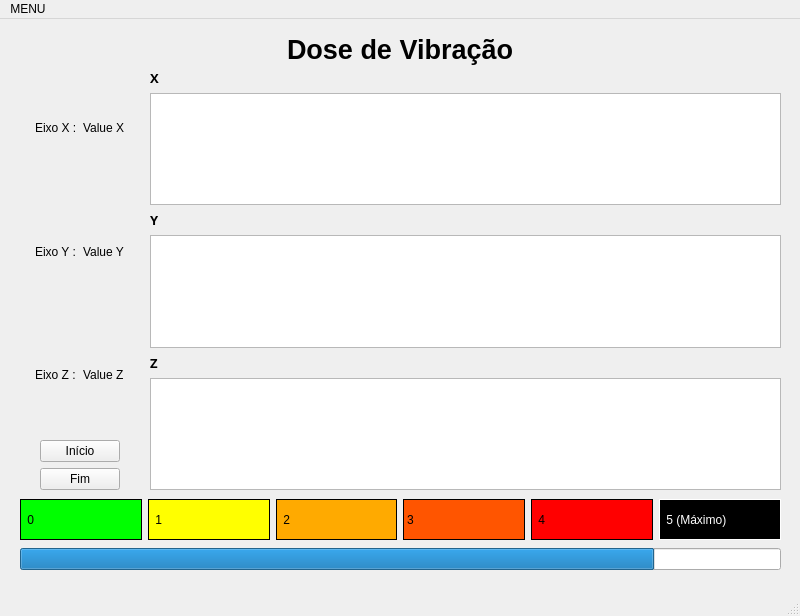
<?xml version="1.0" encoding="UTF-8"?>
<ui version="4.0">
 <class>MainWindow</class>
 <widget class="QMainWindow" name="MainWindow">
  <property name="geometry">
   <rect>
    <x>0</x>
    <y>0</y>
    <width>800</width>
    <height>616</height>
   </rect>
  </property>
  <property name="windowTitle">
   <string>SensorsProject - Dose</string>
  </property>
  <widget class="QWidget" name="centralwidget">
   <widget class="QWidget" name="gridLayoutWidget">
    <property name="geometry">
     <rect>
      <x>150</x>
      <y>50</y>
      <width>631</width>
      <height>421</height>
     </rect>
    </property>
    <layout class="QGridLayout" name="graphs_grid">
     <item row="5" column="0">
      <widget class="QGraphicsView" name="z_graph"/>
     </item>
     <item row="1" column="0">
      <widget class="QGraphicsView" name="x_graph"/>
     </item>
     <item row="0" column="0">
      <widget class="QLabel" name="x_label">
       <property name="font">
        <font>
         <family>Arial Black</family>
         <pointsize>10</pointsize>
         <weight>75</weight>
         <bold>true</bold>
        </font>
       </property>
       <property name="text">
        <string>X</string>
       </property>
      </widget>
     </item>
     <item row="3" column="0">
      <widget class="QGraphicsView" name="y_graph"/>
     </item>
     <item row="4" column="0">
      <widget class="QLabel" name="z_label">
       <property name="font">
        <font>
         <family>Arial Black</family>
         <pointsize>10</pointsize>
         <weight>75</weight>
         <bold>true</bold>
        </font>
       </property>
       <property name="text">
        <string>Z</string>
       </property>
      </widget>
     </item>
     <item row="2" column="0">
      <widget class="QLabel" name="y_label">
       <property name="font">
        <font>
         <family>Arial Black</family>
         <pointsize>10</pointsize>
         <weight>75</weight>
         <bold>true</bold>
        </font>
       </property>
       <property name="text">
        <string>Y</string>
       </property>
      </widget>
     </item>
    </layout>
   </widget>
   <widget class="QWidget" name="gridLayoutWidget_2">
    <property name="geometry">
     <rect>
      <x>20</x>
      <y>480</y>
      <width>761</width>
      <height>41</height>
     </rect>
    </property>
    <layout class="QGridLayout" name="flags_grid">
     <item row="0" column="0">
      <layout class="QHBoxLayout" name="horizontalLayout">
       <item>
        <widget class="QLabel" name="label_2">
         <property name="styleSheet">
          <string notr="true">background-color: rgb(0, 255, 0);</string>
         </property>
         <property name="frameShape">
          <enum>QFrame::Box</enum>
         </property>
         <property name="text">
          <string> 0</string>
         </property>
        </widget>
       </item>
       <item>
        <widget class="QLabel" name="label_6">
         <property name="styleSheet">
          <string notr="true">background-color: rgb(255, 255, 0);</string>
         </property>
         <property name="frameShape">
          <enum>QFrame::Box</enum>
         </property>
         <property name="text">
          <string> 1</string>
         </property>
        </widget>
       </item>
       <item>
        <widget class="QLabel" name="label">
         <property name="styleSheet">
          <string notr="true">background-color: rgb(255, 170, 0);</string>
         </property>
         <property name="frameShape">
          <enum>QFrame::Box</enum>
         </property>
         <property name="text">
          <string> 2</string>
         </property>
        </widget>
       </item>
       <item>
        <widget class="QLabel" name="label_4">
         <property name="styleSheet">
          <string notr="true">background-color: rgb(255, 85, 0);</string>
         </property>
         <property name="frameShape">
          <enum>QFrame::Box</enum>
         </property>
         <property name="text">
          <string>3</string>
         </property>
        </widget>
       </item>
       <item>
        <widget class="QLabel" name="label_5">
         <property name="styleSheet">
          <string notr="true">background-color: rgb(255, 0, 0);</string>
         </property>
         <property name="frameShape">
          <enum>QFrame::Box</enum>
         </property>
         <property name="text">
          <string> 4</string>
         </property>
        </widget>
       </item>
       <item>
        <widget class="QLabel" name="label_3">
         <property name="styleSheet">
          <string notr="true">background-color: rgb(0, 0, 0);
color: rgb(255, 255, 255);</string>
         </property>
         <property name="frameShape">
          <enum>QFrame::Box</enum>
         </property>
         <property name="text">
          <string> 5 (Máximo)</string>
         </property>
        </widget>
       </item>
      </layout>
     </item>
    </layout>
   </widget>
   <widget class="QWidget" name="gridLayoutWidget_3">
    <property name="geometry">
     <rect>
      <x>20</x>
      <y>50</y>
      <width>121</width>
      <height>421</height>
     </rect>
    </property>
    <layout class="QGridLayout" name="info_grid">
     <item row="0" column="0">
      <layout class="QGridLayout" name="gridLayout_4">
       <item row="0" column="1">
        <widget class="QLabel" name="ex_label">
         <property name="text">
          <string>Eixo X :</string>
         </property>
        </widget>
       </item>
       <item row="2" column="1">
        <widget class="QLabel" name="ez_label">
         <property name="text">
          <string>Eixo Z :</string>
         </property>
        </widget>
       </item>
       <item row="1" column="0">
        <spacer name="horizontalSpacer_5">
         <property name="orientation">
          <enum>Qt::Horizontal</enum>
         </property>
         <property name="sizeHint" stdset="0">
          <size>
           <width>40</width>
           <height>20</height>
          </size>
         </property>
        </spacer>
       </item>
       <item row="1" column="1">
        <widget class="QLabel" name="ey_label">
         <property name="text">
          <string>Eixo Y :</string>
         </property>
        </widget>
       </item>
       <item row="1" column="3">
        <spacer name="horizontalSpacer_6">
         <property name="orientation">
          <enum>Qt::Horizontal</enum>
         </property>
         <property name="sizeHint" stdset="0">
          <size>
           <width>40</width>
           <height>20</height>
          </size>
         </property>
        </spacer>
       </item>
       <item row="0" column="2">
        <widget class="QLabel" name="ex_value">
         <property name="text">
          <string>Value X</string>
         </property>
        </widget>
       </item>
       <item row="1" column="2">
        <widget class="QLabel" name="ey_value">
         <property name="text">
          <string>Value Y</string>
         </property>
        </widget>
       </item>
       <item row="2" column="2">
        <widget class="QLabel" name="ez_value">
         <property name="text">
          <string>Value Z</string>
         </property>
        </widget>
       </item>
      </layout>
     </item>
     <item row="1" column="0">
      <layout class="QGridLayout" name="gridLayout_5">
       <item row="0" column="2">
        <spacer name="horizontalSpacer_3">
         <property name="orientation">
          <enum>Qt::Horizontal</enum>
         </property>
         <property name="sizeHint" stdset="0">
          <size>
           <width>40</width>
           <height>20</height>
          </size>
         </property>
        </spacer>
       </item>
       <item row="1" column="1">
        <widget class="QPushButton" name="end_btn">
         <property name="text">
          <string>Fim</string>
         </property>
        </widget>
       </item>
       <item row="0" column="1">
        <widget class="QPushButton" name="start_btn">
         <property name="text">
          <string>Início</string>
         </property>
        </widget>
       </item>
       <item row="0" column="0">
        <spacer name="horizontalSpacer_4">
         <property name="orientation">
          <enum>Qt::Horizontal</enum>
         </property>
         <property name="sizeHint" stdset="0">
          <size>
           <width>40</width>
           <height>20</height>
          </size>
         </property>
        </spacer>
       </item>
      </layout>
     </item>
    </layout>
   </widget>
   <widget class="QWidget" name="horizontalLayoutWidget_7">
    <property name="geometry">
     <rect>
      <x>20</x>
      <y>10</y>
      <width>761</width>
      <height>41</height>
     </rect>
    </property>
    <layout class="QHBoxLayout" name="title_grid">
     <item>
      <spacer name="horizontalSpacer_2">
       <property name="orientation">
        <enum>Qt::Horizontal</enum>
       </property>
       <property name="sizeHint" stdset="0">
        <size>
         <width>40</width>
         <height>20</height>
        </size>
       </property>
      </spacer>
     </item>
     <item>
      <widget class="QLabel" name="dose_label">
       <property name="font">
        <font>
         <family>Arial</family>
         <pointsize>20</pointsize>
         <weight>75</weight>
         <bold>true</bold>
        </font>
       </property>
       <property name="text">
        <string>Dose de Vibração</string>
       </property>
      </widget>
     </item>
     <item>
      <spacer name="horizontalSpacer">
       <property name="orientation">
        <enum>Qt::Horizontal</enum>
       </property>
       <property name="sizeHint" stdset="0">
        <size>
         <width>40</width>
         <height>20</height>
        </size>
       </property>
      </spacer>
     </item>
    </layout>
   </widget>
   <widget class="QWidget" name="horizontalLayoutWidget_3">
    <property name="geometry">
     <rect>
      <x>20</x>
      <y>520</y>
      <width>761</width>
      <height>41</height>
     </rect>
    </property>
    <layout class="QHBoxLayout" name="progress_grid">
     <item>
      <widget class="QProgressBar" name="progressBar">
       <property name="maximum">
        <number>60</number>
       </property>
       <property name="value">
        <number>50</number>
       </property>
       <property name="textVisible">
        <bool>false</bool>
       </property>
      </widget>
     </item>
    </layout>
   </widget>
  </widget>
  <widget class="QMenuBar" name="menubar">
   <property name="geometry">
    <rect>
     <x>0</x>
     <y>0</y>
     <width>800</width>
     <height>21</height>
    </rect>
   </property>
   <widget class="QMenu" name="menuP_gina_Inicial">
    <property name="title">
     <string>MENU</string>
    </property>
    <addaction name="actionSAIR"/>
   </widget>
   <addaction name="menuP_gina_Inicial"/>
  </widget>
  <widget class="QStatusBar" name="statusbar"/>
  <action name="actionSAIR">
   <property name="text">
    <string>Página Inicial</string>
   </property>
  </action>
 </widget>
 <resources/>
 <connections/>
</ui>
